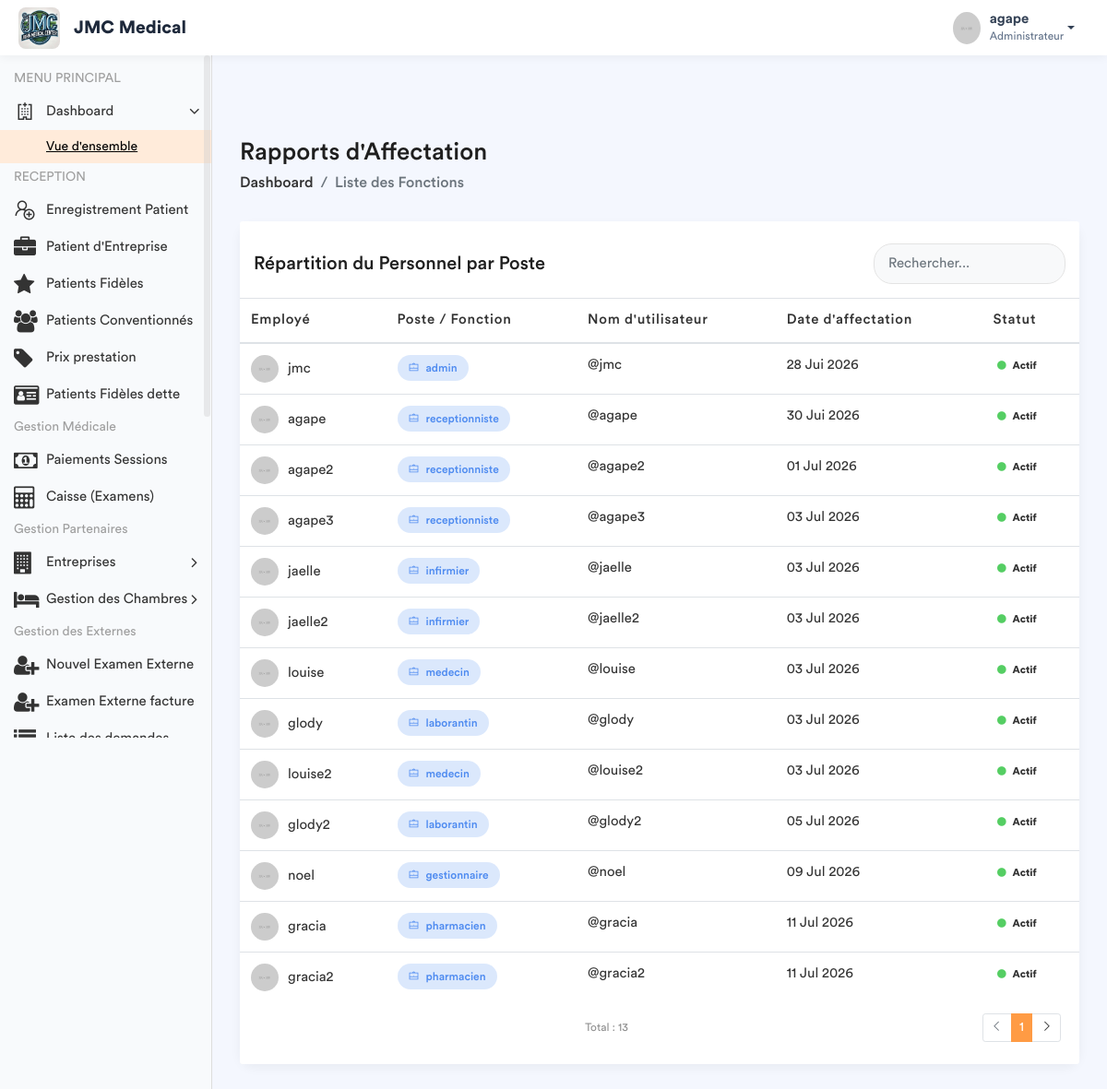
Before: /employe-poste/ (signed in) with the older database file.
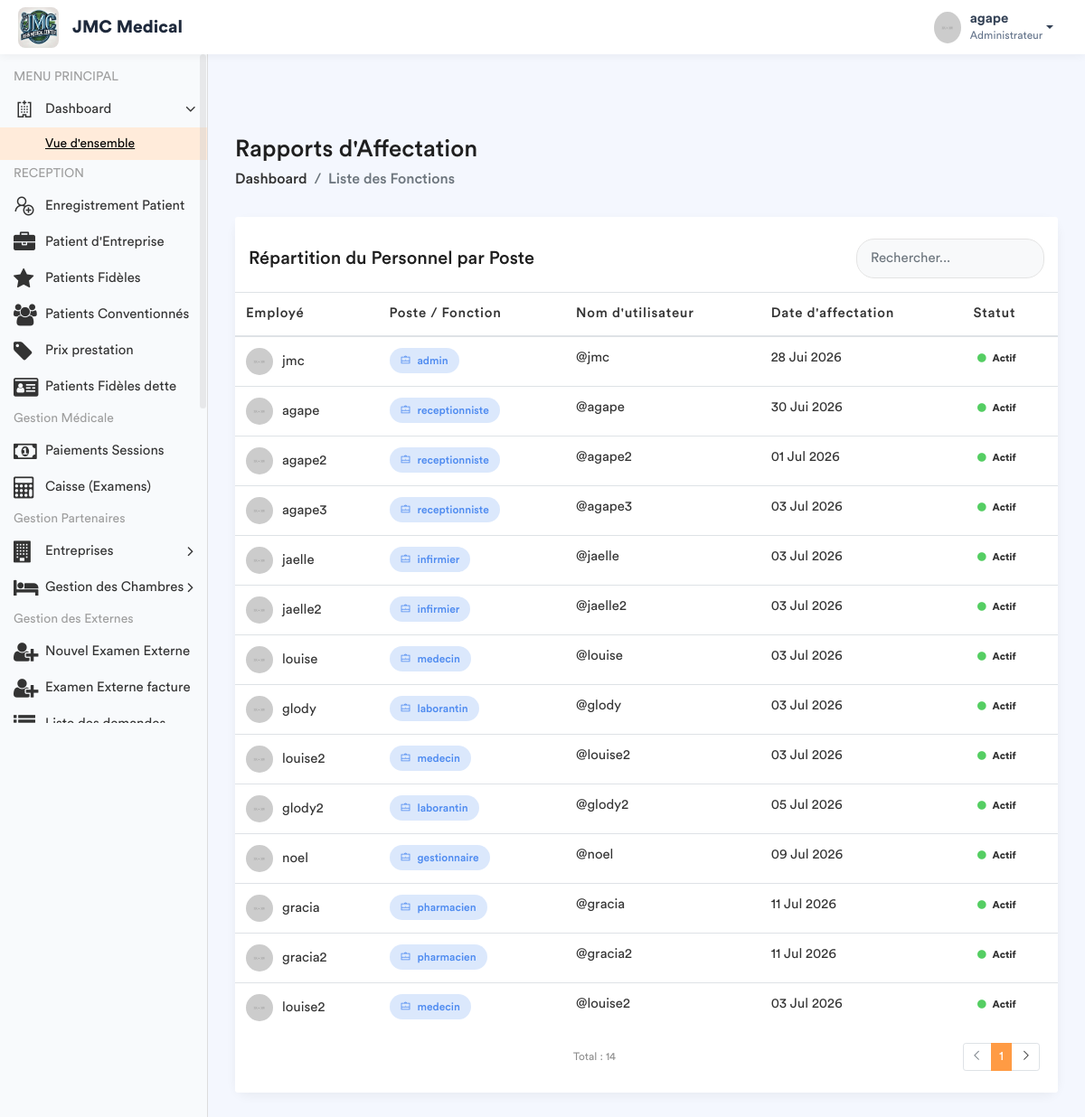
After: the same page with the newer database file.
### app/models.py (models this page shows, shortened)
class Fonction(models.Model):
    fonctionKey = models.ForeignKey(Role, on_delete=models.SET_NULL, null=True)
    userKey = models.ForeignKey(User, on_delete=models.SET_NULL, null=True, related_name='user_fonction')
    autorisation = models.CharField(max_length=30, default='oui')
    hopital = models.ForeignKey(Hopital , on_delete=models.SET_NULL, null = True , related_name= 'hopital_fonction')

class Role(models.Model):
    roleName = models.CharField(max_length=30)

### app/views.py (the view)
# urls.py: path('employe-poste/', views.liste_employe_poste, name='liste_employe_poste'),
@login_required
def liste_employe_poste(request):
    role_user = Fonction.objects.filter(userKey=request.user).first()
    fonctionKey = role_user.fonctionKey.roleName if role_user else None
    liste_postes = Fonction.objects.all().select_related('userKey', 'fonctionKey')
    context = {
        'liste_postes': liste_postes,
        'fonctionKey': fonctionKey,
    }
    return render(request, 'back-end/liste_fonctions.html', context)

### app/templates/back-end/liste_fonctions.html (shortened to what the changed rows need)
<!DOCTYPE html>
{% load static %}
<html lang="fr">
    <head>
        {% include 'back-end/includes/css.html'%}
    </head>
    <body>
        <div class="main-wrapper">
            <div class="page-wrapper">
                <div class="content container-fluid">
                    <div class="row">
                        <div class="col-md-12">
                            <div class="card card-table">
                                <div class="card-body">
                                    <div class="table-responsive">
                                        <table class="table table-hover table-center mb-0">
                                            <thead>
                                                <tr>
                                                    <th>Employé</th>
                                                    <th>Poste / Fonction</th>
                                                    <th>Nom d'utilisateur</th>
                                                    <th>Date d'affectation</th>
                                                    <th>Statut</th>
                                                </tr>
                                            </thead>
                                            <tbody id="tableBody">
                                                {% for poste in liste_postes %}
                                                <tr>
                                                    <td>
                                                        <h2 class="table-avatar">
                                                            <img src="/static/back-end/assets/img/profiles/avatar-01.jpg" alt="">
                                                            {{ poste.userKey.get_full_name|default:poste.userKey.username }}
                                                        </h2>
                                                    </td>
                                                    <td>
                                                        <span class="badge bg-inverse-primary badge-role">
                                                            <i class="la la-briefcase mr-1"></i> {{ poste.fonctionKey.roleName }}
                                                        </span>
                                                    </td>
                                                    <td>@{{ poste.userKey.username }}</td>
                                                    <td>{{ poste.userKey.date_joined|date:"d M Y" }}</td>
                                                    <td>
                                                        {% if poste.userKey.is_active %}
                                                            <span class="badge badge-success-border"><i class="fa fa-circle text-success mr-1"></i> Actif</span>
                                                        {% else %}
                                                            <span class="badge badge-danger-border"><i class="fa fa-circle text-danger mr-1"></i> Inactif</span>
                                                        {% endif %}
                                                    </td>
                                                </tr>
                                                {% empty %}
                                                <tr>
                                                    <td colspan="6" class="text-center text-muted py-4">
                                                        Aucune affectation enregistrée.
                                                    </td>
                                                </tr>
                                                {% endfor %}
                                            </tbody>
                                        </table>
                                    </div>
                                </div>
                                <div class="card-footer bg-white border-0 pb-4">
                                    <div class="row align-items-center">
                                        <div class="col">
                                            <small class="text-muted">Total : {{ liste_postes|length }}</small>
                                        </div>
                                    </div>
                                </div>
                            </div>
                        </div>
                    </div>
                </div>
            </div>
        </div>
    </body>
</html>

Changed rows visible on the page:
added Fonction: userKey.get_full_name "louise2", fonctionKey.roleName "medecin", userKey.username "louise2", userKey.date_joined "03 Jul 2026", shows "Actif"
Other visible differences:
{{ liste_postes|length }}: "13" → "14"
